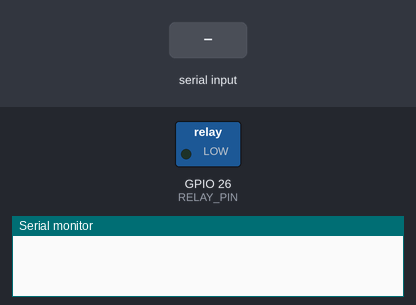
A sketch run on a simulated ESP32. On the bench: switched loads named in the sketch (green lamp = pin HIGH), the last lines printed to the serial monitor. Dashed ring = blinking. Inputs (shaded band) come from the test bench.

Above: at 0.0 s.
At 11.2 s:
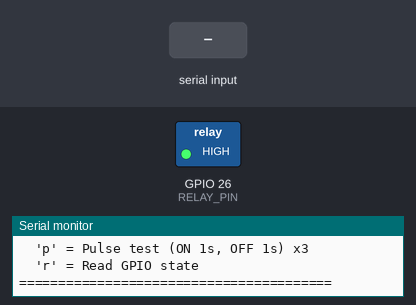
11.3 s: "p" received over Serial
At 12.1 s:
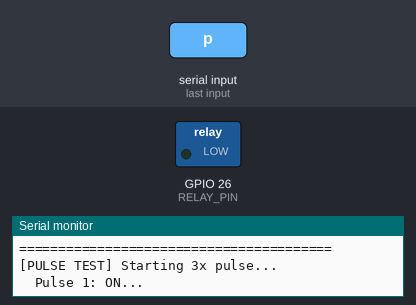
Timing chart, 0 to 17.8 s (numbered marks = the images above; inputs shaded):
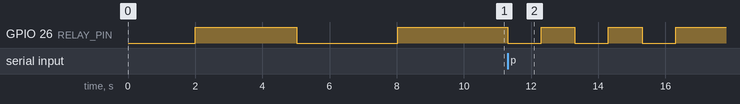

Measured:
- after the input at 11.3 s, GPIO 26 (RELAY_PIN): alternates HIGH for 1.0 s and LOW for 1.0 s, 6 changes in all, then stays HIGH, starting at once

The sketch:

relay_test.ino
```cpp
/*
  RELAY & SOLENOID TEST
  ======================
  Test relay IN1 di GPIO 26 untuk solenoid door lock

  Wiring:
  - ESP32 GPIO 26 → Relay IN1
  - ESP32 5V      → Relay VCC
  - ESP32 GND     → Relay GND
  - PSU 12V+      → Relay COM1
  - Relay NO1     → Solenoid (+)
  - PSU 12V GND   → Solenoid (-)
  - PSU 12V GND   → ESP32 GND (COMMON GROUND!)
*/

#define RELAY_PIN 26

void setup() {
  Serial.begin(115200);
  delay(2000);

  Serial.println("\n========================================");
  Serial.println("RELAY & SOLENOID TEST");
  Serial.println("========================================");
  Serial.println("Relay Pin: GPIO 26");
  Serial.println("========================================\n");

  // Set pin mode
  pinMode(RELAY_PIN, OUTPUT);

  // Start with relay OFF (HIGH for active-low relay)
  digitalWrite(RELAY_PIN, HIGH);

  Serial.println("[TEST 1] Initial state: RELAY OFF (GPIO HIGH)");
  Serial.println("         Relay LED should be OFF");
  Serial.println("         Solenoid should be OFF (locked)\n");

  delay(3000);

  // Test relay ON
  Serial.println("[TEST 2] Turning RELAY ON (GPIO LOW)...");
  digitalWrite(RELAY_PIN, LOW);
  Serial.println("         Relay should CLICK!");
  Serial.println("         Relay LED should be ON");
  Serial.println("         Solenoid should activate (unlock)\n");

  delay(3000);

  // Test relay OFF
  Serial.println("[TEST 3] Turning RELAY OFF (GPIO HIGH)...");
  digitalWrite(RELAY_PIN, HIGH);
  Serial.println("         Relay should CLICK again!");
  Serial.println("         Relay LED should be OFF");
  Serial.println("         Solenoid should deactivate (lock)\n");

  delay(2000);

  Serial.println("========================================");
  Serial.println("INTERACTIVE TEST MODE");
  Serial.println("========================================");
  Serial.println("Commands (type in Serial Monitor):");
  Serial.println("  '1' = Relay ON  (GPIO LOW)  - Unlock");
  Serial.println("  '0' = Relay OFF (GPIO HIGH) - Lock");
  Serial.println("  't' = Toggle relay");
  Serial.println("  'p' = Pulse test (ON 1s, OFF 1s) x3");
  Serial.println("  'r' = Read GPIO state");
  Serial.println("========================================\n");
}

bool relayState = false;

void loop() {
  if (Serial.available()) {
    char cmd = Serial.read();

    switch (cmd) {
      case '1':
        digitalWrite(RELAY_PIN, LOW);  // Active LOW = Relay ON
        relayState = true;
        Serial.println("\n✓ RELAY ON (GPIO 26 = LOW)");
        Serial.println("  → Solenoid should be ENERGIZED (unlocked)");
        Serial.println("  → Relay LED should be ON");
        Serial.printf("  → GPIO 26 read: %d\n\n", digitalRead(RELAY_PIN));
        break;

      case '0':
        digitalWrite(RELAY_PIN, HIGH);  // Active LOW = Relay OFF
        relayState = false;
        Serial.println("\n✓ RELAY OFF (GPIO 26 = HIGH)");
        Serial.println("  → Solenoid should be DE-ENERGIZED (locked)");
        Serial.println("  → Relay LED should be OFF");
        Serial.printf("  → GPIO 26 read: %d\n\n", digitalRead(RELAY_PIN));
        break;

      case 't':
        relayState = !relayState;
        digitalWrite(RELAY_PIN, relayState ? LOW : HIGH);
        Serial.printf("\n✓ TOGGLED → Relay is now %s\n", relayState ? "ON" : "OFF");
        Serial.printf("  → GPIO 26 = %s\n\n", relayState ? "LOW" : "HIGH");
        break;

      case 'p':
        Serial.println("\n[PULSE TEST] Starting 3x pulse...");
        for (int i = 1; i <= 3; i++) {
          Serial.printf("  Pulse %d: ON...", i);
          digitalWrite(RELAY_PIN, LOW);
          delay(1000);
          Serial.println(" OFF");
          digitalWrite(RELAY_PIN, HIGH);
          delay(1000);
        }
        Serial.println("[PULSE TEST] Complete!\n");
        break;

      case 'r':
        Serial.println("\n[GPIO READ]");
        Serial.printf("  GPIO 26 state: %d\n", digitalRead(RELAY_PIN));
        Serial.printf("  Relay should be: %s\n\n", digitalRead(RELAY_PIN) ? "OFF" : "ON");
        break;

      default:
        // Ignore other characters (like newline)
        break;
    }
  }

  delay(10);
}
```
